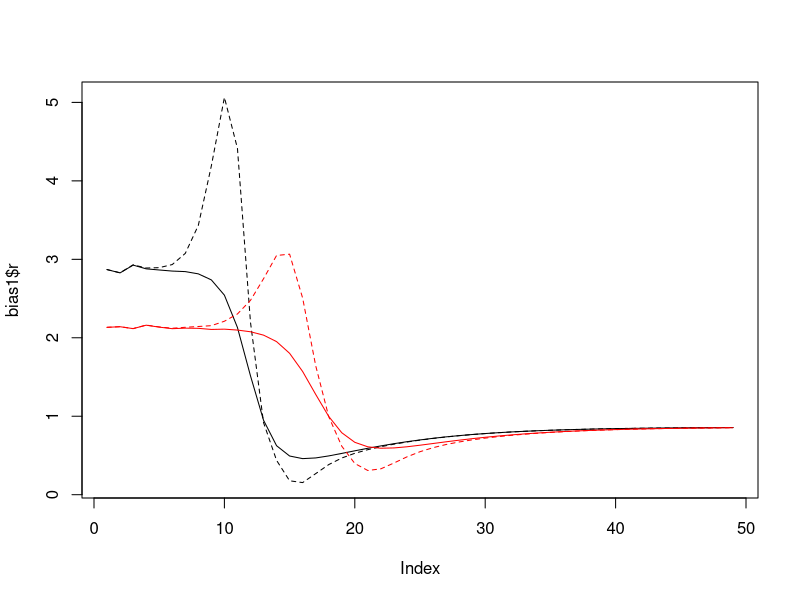
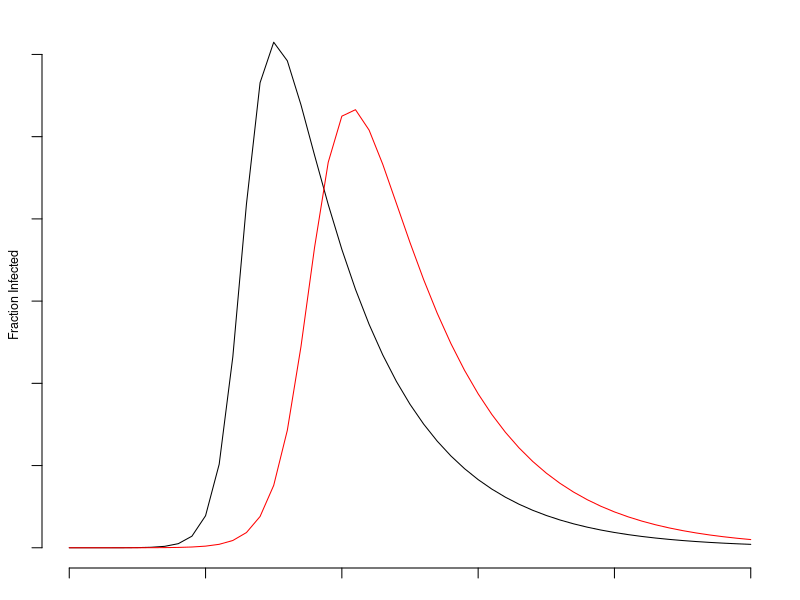
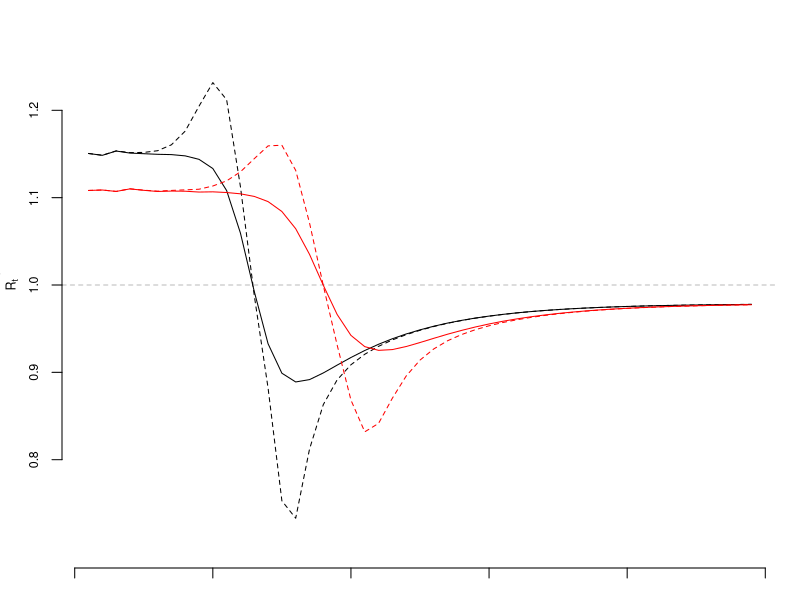
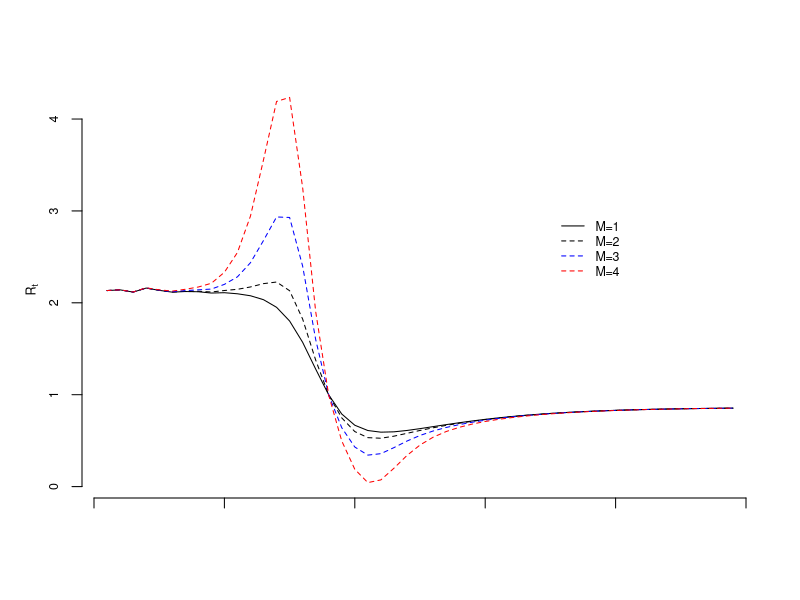
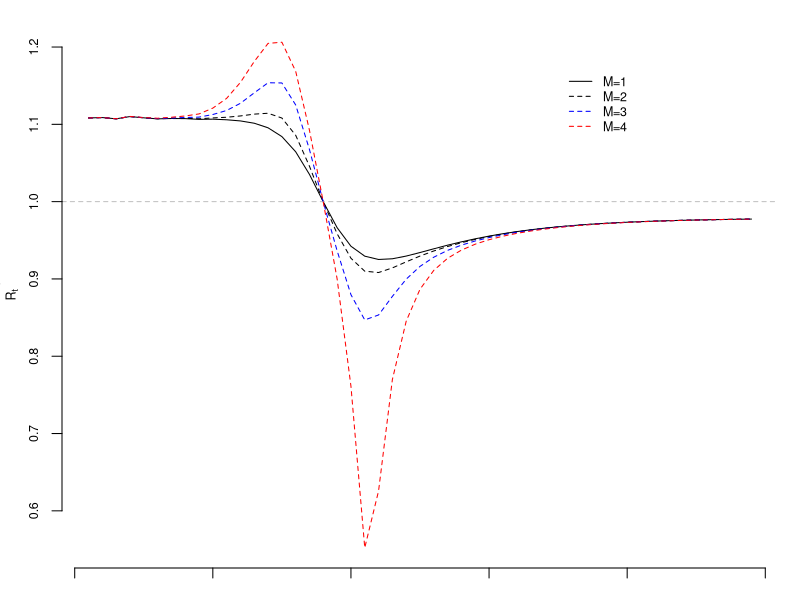

Source code (R) for these figures, in order:
## Load deSolve package
library(deSolve)

## Create an SIR function
sir <- function(time, state, parameters) {
  
  with(as.list(c(state, parameters)), {
    
    dS <- -beta * S * I
    dI <-  beta * S * I - gamma * I
    dR <-                 gamma * I
    
    return(list(c(dS, dI, dR)))
  })
}

### Set parameters
## Proportion in each compartment: Susceptible 0.999999, Infected 0.000001, Recovered 0
init       <- c(S = 1-1e-6, I = 1e-6, R = 0.0)
## beta: infection parameter; gamma: recovery parameter
# parameters <- c(beta = 1.4247, gamma = 0.14286)
parameters1 <- c(beta = 1.2, gamma = 0.15)
parameters2 <- c(beta = 0.9, gamma = 0.15)
## Time frame
times      <- seq(0, 50, by = 1)

## Solve using ode (General Solver for Ordinary Differential Equations)
out1 <- ode(y = init, times = times, func = sir, parms = parameters1)
out2 <- ode(y = init, times = times, func = sir, parms = parameters2)
## change to data frame
out1 <- as.data.frame(out1)
out2 <- as.data.frame(out2)
## Delete time variable
out1$time <- NULL
out2$time <- NULL
## Show data
png(filename = "C:/Users/Balthazar/Documents/GitHub/covid-umich/methods/figs/sir.png",
    width = 6.5, height = 4, units = "in", res = 1200, pointsize = 12)
par(mar = c(1.5,2,1,1)+0.1)
plot(times, out1$I, type = "l", axes = FALSE, bty = "n")
lines(times, out2$I, col = "red")
axis(side = 1, labels = FALSE)
axis(side = 2, labels = FALSE)
mtext("Fraction Infected", side = 2, line = 1, cex = 0.75)
dev.off()

## Setup for bias plots
f = 0.02
M = 4
days = 1:365
FP = 0.01; FN = 0.10
bary1 = -diff(out1$S)
bary2 = -diff(out2$S)

bias_fn <- function(M, bary, f, FP = 0.01, FN = 0.15) {
  const = (bary*M + (1-bary))
  f0 = f/const
  f1 = M*f0
  Delta = f1 - f0
  D_M = 1 + FP + FN - Delta * bary/(1-bary) * (FP*(1-bary) + FN * bary)/ (f0 * (1-bary) + f1 * bary)
  rho = Delta*sqrt(bary*(1-bary))/sqrt(f*(1-f))
  error = rho*sqrt((1-f)/f) * sqrt(1-bary)/sqrt(bary)*D_M
  lag_error = error[1:(length(error)-1)]
  cur_error = error[2:(length(error))]
  
  lin_term = cur_error - lag_error
  quad_term = lag_error^2 - cur_error*lag_error
  
  cur_bary = bary[2:length(error)]
  lag_bary = bary[1:(length(error)-1)]
  
  bias = (lin_term+quad_term) * cur_bary/lag_bary
  
  Rt = 1+log(cur_bary/lag_bary)/7
  logbias = log(1+lin_term+quad_term)/7
  
  return(list("r"=cur_bary/lag_bary, "bias" = bias,
              "Rt"=Rt, "logbias"=logbias))
}

bias1 = bias_fn(M, bary1, f)
bias2 = bias_fn(M, bary2, f)

ymax = max(bias1$r+bias1$bias, bias1$r, bias2$r+bias2$bias, bias2$r)
ymin = min(bias1$r+bias1$bias, bias1$r, bias2$r+bias2$bias, bias2$r)
plot(bias1$r, type = "l", ylim = c(ymin, ymax))
lines(bias1$r+bias1$bias, lty = 2)
lines(bias2$r, col = "red")
lines(bias2$r+bias2$bias, col = "red", lty = 2)


ymax = max(bias1$Rt+bias1$logbias, bias1$Rt, bias2$Rt+bias2$logbias, bias2$Rt, na.rm = TRUE)
ymin = min(bias1$Rt+bias1$logbias, bias1$Rt, bias2$Rt+bias2$logbias, bias2$Rt, na.rm = TRUE)
png(filename = "C:/Users/Balthazar/Documents/GitHub/covid-umich/methods/figs/sir_rt_comparison.png",
    width = 6.5, height = 4, units = "in", res = 1200, pointsize = 12)
par(mar = c(1.5,3,0,1)+0.1)
plot(bias1$Rt, type = "l", ylim = c(0.7, 1.3), axes = FALSE, bty = "n")
lines(bias1$Rt + bias1$logbias, lty = 2)
abline(h = 1.0, col = "grey", lty = 2)
lines(bias2$Rt, lty = 1, col = "red")
lines(bias2$Rt+bias2$logbias, lty = 2, col = "red")
axis(side =1, labels = FALSE)
axis(side =2, cex.axis = 0.75, at = seq(0.8,1.2,0.1))
mtext(expression(R[t]), side =2, line = 2, cex = 0.75)
dev.off()

## Same curve, just different M value
M1 = 3; M2 = 4; M3 = 5
bias1 = bias_fn(M1, bary2, f, FP, FN)
bias2 = bias_fn(M2, bary2, f, FP, FN)
bias3 = bias_fn(M3, bary2, f, FP, FN)

ymax = max(bias3$r+bias3$bias)
ymin = min(bias3$r+bias3$bias)
png(filename = "C:/Users/Balthazar/Documents/GitHub/covid-umich/methods/figs/sir_ratio.png",
    width = 6.5, height = 4, units = "in", res = 1200, pointsize = 12)
plot(bias1$r, type = "l", ylim = c(ymin, ymax), axes = FALSE, bty = "n", xlab = "", ylab = "")
lines(bias1$r+bias1$bias, lty = 2)
lines(bias2$r+bias2$bias, col = "blue", lty = 2)
lines(bias3$r+bias3$bias, col = "red", lty = 2)
axis(side =1, labels = FALSE)
axis(side =2, cex.axis = 0.75)
mtext(expression(R[t]), side =2, line = 2, cex = 0.75)
legend(35, 3.0, legend = c("M=1", "M=2", "M=3", "M=4"), lty = c(1,2,2,2), col = c("black", "black", "blue", "red"), cex = 0.75, bty = "n")
dev.off()

ymax = max(bias3$Rt+bias3$logbias)
ymin = min(bias3$Rt+bias3$logbias)
png(filename = "C:/Users/Balthazar/Documents/GitHub/covid-umich/methods/figs/sir_rt.png",
    width = 6.5, height = 4, units = "in", res = 1200, pointsize = 12)
par(mar = c(1.5,3,1,1)+0.1)
plot(bias1$Rt, type = "l", ylim = c(ymin, ymax), axes = FALSE, bty = "n")
lines(bias1$Rt + bias1$logbias, lty = 2)
abline(h = 1.0, col = "grey", lty = 2)
lines(bias2$Rt+bias2$logbias, lty = 2, col = "blue")
lines(bias3$Rt+bias3$logbias, lty = 2, col = "red")
axis(side =1, labels = FALSE)
axis(side =2, cex.axis = 0.75)
mtext(expression(R[t]), side =2, line = 2, cex = 0.75)
legend(35, 1.175, legend = c("M=1", "M=2", "M=3", "M=4"), lty = c(1,2,2,2), col = c("black", "black", "blue", "red"), cex = 0.75, bty = "n")
dev.off()
